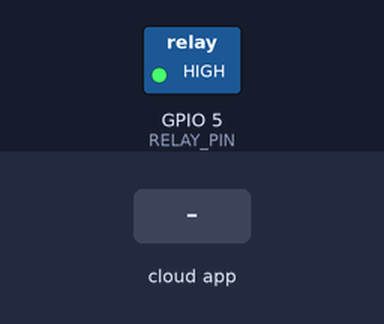
Simulated run of this sketch. Board: ESP32. On the bench: switched loads named in the sketch (green lamp = pin HIGH). The inputs (shaded band) are chosen by the test bench. WiFi joins after 1.5 s; servers stay silent unless stated; what the sketch prints to the serial monitor is not drawn.

Above: at 2.7 s.
2.8 s: the phone or cloud app sets 692f7ba26dbd335b28ec5a7b to 1
At 3.8 s:
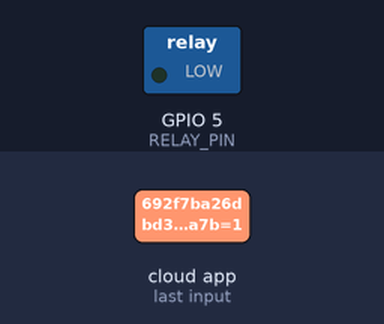
4.3 s: the phone or cloud app sets 692f7ba26dbd335b28ec5a7b to 0
At 4.9 s:
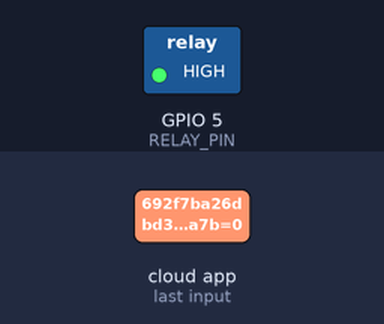
Timing chart, 0 to 7.3 s (numbered marks = the images above; inputs shaded):
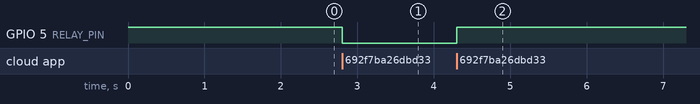

Measured:
- after the input at 2.8 s, GPIO 5 (RELAY_PIN): HIGH → LOW at once
- after the input at 4.3 s, GPIO 5 (RELAY_PIN): LOW → HIGH at once

The sketch:

Home_Automation_Program.ino
```cpp
#include <WiFi.h>
#include <SinricPro.h>
#include <SinricProSwitch.h>

// Relay pin
#define RELAY_PIN 5 // GPIO 5 is idle for Relay

// WiFi credentials
const char* WIFI_SSID = "";  // Give Your Wifi Name in Parenthesis
const char* WIFI_PASS = "";  // Give Your Wifi Password in Parenthesis

// SinricPro credentials
#define APP_KEY    "d2fc2beb-5c57-41d8-86bc-955d375d8e84"
#define APP_SECRET "9e4856b4-428a-4034-adda-d2ca6d24dc81-5c26e71a-b2fc-4f5d-98b7-06e42aead211"
#define DEVICE_ID "692f7ba26dbd335b28ec5a7b"

bool onPowerState(const String &deviceId, bool &state) {

  // Print the device ID and new state ("ON" or "OFF") to the serial monitor
  // state == true  → user requested power ON
  // state == false → user requested power OFF
  Serial.printf("Device %s turned %s\r\n", deviceId.c_str(), state ? "ON" : "OFF");

  // Control the relay.
  // Many relay modules are "Active LOW":
  //  LOW Signal  -> Relay ON  (circuit closed / power ON)
  //  HIGH Signal -> Relay OFF (circuit open  / power OFF)
  //
  // If state == true  ->  (write LOW) -> turn ON
  // If state == false ->  (write HIGH) -> turn OFF
  digitalWrite(RELAY_PIN, state ? LOW : HIGH);

  // Return true to acknowledge to SinricPro that the command was processed successfully
  return true;
}

void setup() {
  Serial.begin(115200);
  pinMode(RELAY_PIN, OUTPUT);
  digitalWrite(RELAY_PIN, HIGH); // OFF

  WiFi.begin(WIFI_SSID, WIFI_PASS);
  Serial.print("Connecting to WiFi ");
  while (WiFi.status() != WL_CONNECTED) {
    delay(300);
    Serial.print(".");
  }
  Serial.println("\nWiFi connected!");

  SinricProSwitch &mySwitch = SinricPro[DEVICE_ID];
  mySwitch.onPowerState(onPowerState);
  SinricPro.begin(APP_KEY, APP_SECRET);
}

void loop() {
  SinricPro.handle();
}
```
